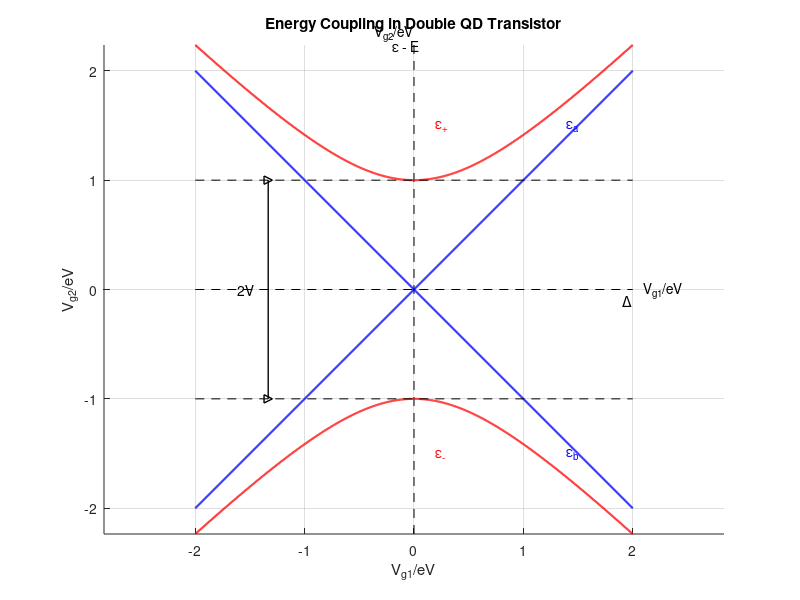

Here is the MATLAB script that generated this plot:
% crossing-coupling 
% Define parameters

xy = 2;
cp = 1;

x_range = linspace(-xy, xy, 1000);
y_range = sqrt(xy^2 + cp^2);

% Calculate energy levels
epsilon_plus = sqrt(x_range.^2 + cp);
epsilon_minus = -sqrt(x_range.^2 + cp);

% Plot the energy levels
figure;
hold on;

% Plot the axes
plot([-xy, xy], [0, 0], 'k--'); % x-axis
plot([0, 0], [-y_range, y_range], 'k--'); % y-axis

% Plot the energy levels
plot(x_range, x_range, 'b', 'LineWidth', 1.5); % Linear energy level
plot(x_range, -x_range, 'b', 'LineWidth', 1.5); % Linear energy level
plot(x_range, epsilon_plus, 'r', 'LineWidth', 1.5); % Curved energy level
plot(x_range, epsilon_minus, 'r', 'LineWidth', 1.5); % Curved energy level

% Dashed lines for coupling
plot([-xy, xy], [cp, cp], 'k--');
plot([-xy, xy], [-cp, -cp], 'k--');

% Add text labels
text(xy, -0.1*cp, '\Delta', 'HorizontalAlignment', 'right');
text(-0.1*xy, y_range, '\epsilon - E', 'HorizontalAlignment', 'left');

% Labels for energy levels
text(xy*0.75, xy*0.75, '\epsilon_a', 'HorizontalAlignment', 'right', 'Color', 'b');
text(xy*0.75, -xy*0.75, '\epsilon_b', 'HorizontalAlignment', 'right', 'Color', 'b');
text(0.1*xy, xy*0.75, '\epsilon_+', 'HorizontalAlignment', 'left', 'Color', 'r');
text(0.1*xy, -xy*0.75, '\epsilon_-', 'HorizontalAlignment', 'left', 'Color', 'r');

% Label for coupling potential 2V
plot([-xy*2/3, -xy*2/3], [-cp, cp], 'k<->', 'LineWidth', 1);
text(-xy*2/3 - 0.1*xy, 0, '2V', 'HorizontalAlignment', 'center');

% Annotations for y-axis and x-axis
text(xy*1.05, 0, 'V_{g1}/eV', 'HorizontalAlignment', 'left');
text(0, y_range*1.05, 'V_{g2}/eV', 'HorizontalAlignment', 'right');

hold off;
xlabel('V_{g1}/eV');
ylabel('V_{g2}/eV');
title('Energy Coupling in Double QD Transistor');
axis equal;
grid on;
